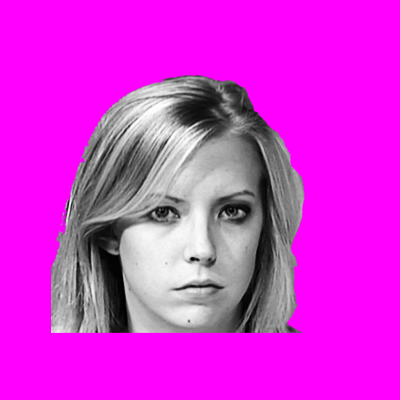
%> input picture monkeypsych_IN2PB/Face_only.tif, 400 x 400 px
$ octave --eval "make_binocular_rivalry_stimuli_monkey_main;"   (GNU Octave 9; MATLAB toolbox functions it lacks are replaced by stand-ins)
%> lines starting %> are read from the running program, lines starting %| are printed output that depends on the picture; in (x1, y1, x2, y2) boxes, pixels count from 0 and x2, y2 are one past the last pixel; in counts of white or black regions, pixels touching at a corner belong together; the program's own positions count from 1
### monkeypsych_IN2PB/make_binocular_rivalry_define_contrasts.m
% [532 lines of commented-out code are left out]
RedImageContrast = 1;
CyanImageContrast = 0.9;
RedImageContour = 0.2;
RedImageFixPointContrast = 0.4;
CyanImageContour = 0.2;
CyanImageFixPointContrast = 0.4;

% [7 lines of commented-out code are left out]

### monkeypsych_IN2PB/make_binocular_rivalry_stimuli_monkey_main.m
% Creates binocular rivalry stimuli with fixation spots
function make_binocular_rivalry_stimuli_monkey_main()

clear all
tic
addpath(genpath(pwd))

%Function to define contrasts
make_binocular_rivalry_define_contrasts

%% Define parameters
%Switch colors
filename1 = 'Face_only.tif';
filename2 = 'Body_only.tif';
filenameMargin = 'Margin.tif';

%Switch colors
% filename1 = 'V3Stimuli\Body_only.tif';
% filename2 = 'V3Stimuli\Face_only.tif';
% filenameMargin = 'V3Stimuli\Margin.tif';


b_writeImages = true;
b_greyImages = true;
FPS = 40;

% OutputFolder = 'BinocularRivalry_jumping_fix_point_V2\\';
% ONTimeMS = 600;
% OFFTimeMS = 200;
%
b_transparent = false;
if b_transparent
    OutputFolder =  'BinocularRivalry_jumping_fix_point_V3_no_off_transparent_contrasts\\';
    ONTimeMS = 1000;
    OFFTimeMS = 000;
else
    OutputFolder = 'test\\'; % 'BinocularRivalry_jumping_fix_point_V3_no_off_contrasts\\';
    ONTimeMS = 1000;
    OFFTimeMS = 000;
end

% [9 lines of commented-out code are left out]
mkdir('BinoRiv_stimuli/with_fp')
% mkdir('In2PB/BinoRiv')
% mkdir('In2PB/Phys')


NumFramesON = FPS*(ONTimeMS/1000);
NumFramesOFF = FPS*(OFFTimeMS/1000);
FixPointGradualOnset  = 0; %Fix point takes XXX ms to come on.
FixPointGradualOffset  = 0; %Fix point takes XXX ms to come off.
FrameTimes = 1e3*((1:NumFramesON)-1)/FPS;
FixationSpotGradualContrastProportion = ones(size(FrameTimes));
FixationSpotGradualContrastProportion(FrameTimes<FixPointGradualOnset) = FrameTimes(FrameTimes<FixPointGradualOnset)/FixPointGradualOnset;
FixationSpotGradualContrastProportion((ONTimeMS-FrameTimes)<FixPointGradualOffset) = (ONTimeMS-FrameTimes((ONTimeMS-FrameTimes)<FixPointGradualOffset))/FixPointGradualOffset;


RotDegreePerFrame = 180/(NumFramesON-1);
sigmaAng = 0.5;  %deg, bandwidth of frequency to filter
%sigmaAng = 1;  %deg, bandwidth of frequency to filter. Higher value means
%stronger effect
kFourier = 1;
wDeg = 6;  %size of image (in degrees), for fourier units
b_HaveOnlyGratingForBody = false;
BorderSize = 10;
addnoise = false;
ResizeFactor = 23/47;

%% Make stimulus
ImageFace = imread(filename1);
%> ImageFace is the input picture: size 400x400x3 uint8; mean R, G, B 215.8, 46.5, 215.8
ImageFace = imresize(ImageFace,ResizeFactor);
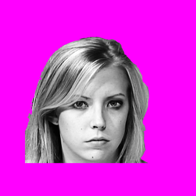
%> ImageFace: size 196x196x3 uint8; mean R, G, B 215.8, 46.5, 215.8

ImageBody = imread(filename2);
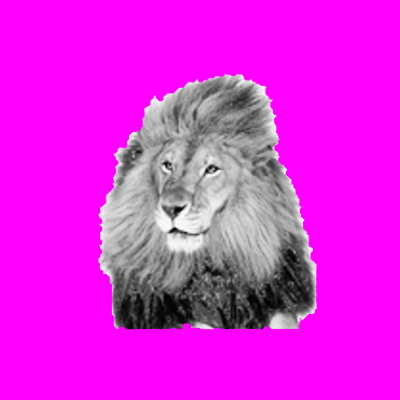
%> input picture monkeypsych_IN2PB/Body_only.tif, 400 x 400 px
%> ImageBody is the input picture: size 400x400x3 uint8; mean R, G, B 223.2, 37.6, 223.2
ImageBody = imresize(ImageBody,ResizeFactor);
%> ImageBody: size 196x196x3 uint8

ImageMargin = imread(filenameMargin);
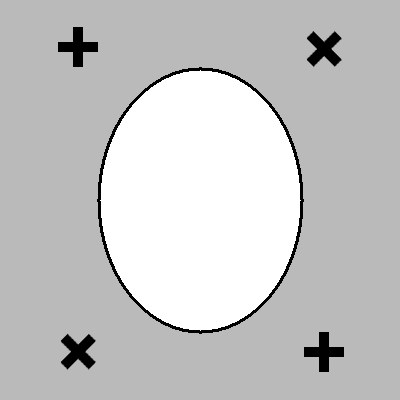
%> input picture monkeypsych_IN2PB/Margin.tif, 400 x 400 px
%> ImageMargin is the input picture: size 400x400 uint8; min 0, max 255, mean 197.7
ImageMargin = imresize(ImageMargin,ResizeFactor);
%> ImageMargin: size 196x196 uint8

if size(ImageFace,4)>1
    ImageFace = ImageFace(:,:,:,1);
end
if size(ImageBody,4)>1
    ImageBody = ImageBody(:,:,:,1);
end

ImageMargin3D = repmat(ImageMargin,[1 1 3]);
if size(ImageMargin,4)>1
    ImageMargin3D = ImageMargin(:,:,:,1);
end

ImageFaceBackground = logical((ImageFace(:,:,1)==255).*(ImageFace(:,:,2)==0).*(ImageFace(:,:,3)==255));
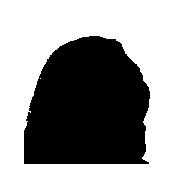
%> ImageFaceBackground: size 196x196 logical; 65.4% white; 1 black region, box (x1, y1, x2, y2) and area: (24, 36, 150, 164) 13305
ImageBodyBackground = logical((ImageBody(:,:,1)==255).*(ImageBody(:,:,2)==0).*(ImageBody(:,:,3)==255));
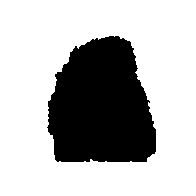
%> ImageBodyBackground: size 196x196 logical; 71.9% white; 1 black region, box (x1, y1, x2, y2) and area: (47, 36, 156, 162) 10805

if b_transparent
    ImageFaceBackground = and(ImageFaceBackground,ImageBodyBackground);
    ImageBodyBackground = and(ImageFaceBackground,ImageBodyBackground);
end

if b_HaveOnlyGratingForBody
    ImageBodyBackground(:) = true; %Have only body as background
end
%Adjust later
ImageFace = uint8(mean(ImageFace,3));
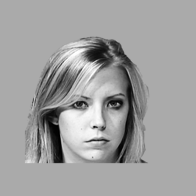
%> ImageFace: size 196x196 uint8; min 0, max 255, mean 159.4
ImageBody = uint8(mean(ImageBody,3));
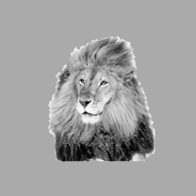
%> ImageBody: size 196x196 uint8; min 0, max 254, mean 161.3
%Adjust now
% ImageFace = RedImageContrast*uint8(mean(ImageFace,3));
% ImageBody = CyanImageContrast*uint8(mean(ImageBody,3));

ImageHeight = size(ImageFace,1);
%> ImageHeight = 196
ImageWidth = size(ImageFace,2);
%> ImageWidth = 196


if addnoise
    ImageFace(not(ImageFace)) = 255*rand(size(ImageFace(not(ImageFace))));
    ImageBody(not(ImageBody)) = 255*rand(size(ImageBody(not(ImageBody))));
end

%% Make fixation spot
%FixationSpotProportionOfImage = 6/300;
FixationSpotProportionOfImage = 6/150;

%% Ryo's modification
manual_positioning = 1;
% distance from centre
FixPointPositionsDistance = 1.5; % deg, distance from centre
dist_scr = 23; % viewing distance (cm), human setup: 47, monkey setup 1: 23
screen_width = 59.5; % human setup: 59.6, monkey setup 1: 59.5
screen_height = 33.3; % human setup: 33.7, monkey setup 1: 33

[FixPointPositionsDistance_x_px, FixPointPositionsDistance_y_px] = deg2px(dist_scr, screen_width, screen_height, ImageWidth, ImageHeight, FixPointPositionsDistance);
% [511 lines not run here, left out]
function [x_px, y_px] = deg2px(distanceFromScreen, screen_width, screen_height, ImageWidth, ImageHeight, deg)
% from deg to px
diameter = distanceFromScreen*tan(deg*pi/180); % cm
% x = atan(x*30/SETTINGS.vd*pi/180)*180/pi;
% from cm to px
r = groot;
%> (the run ends here)
